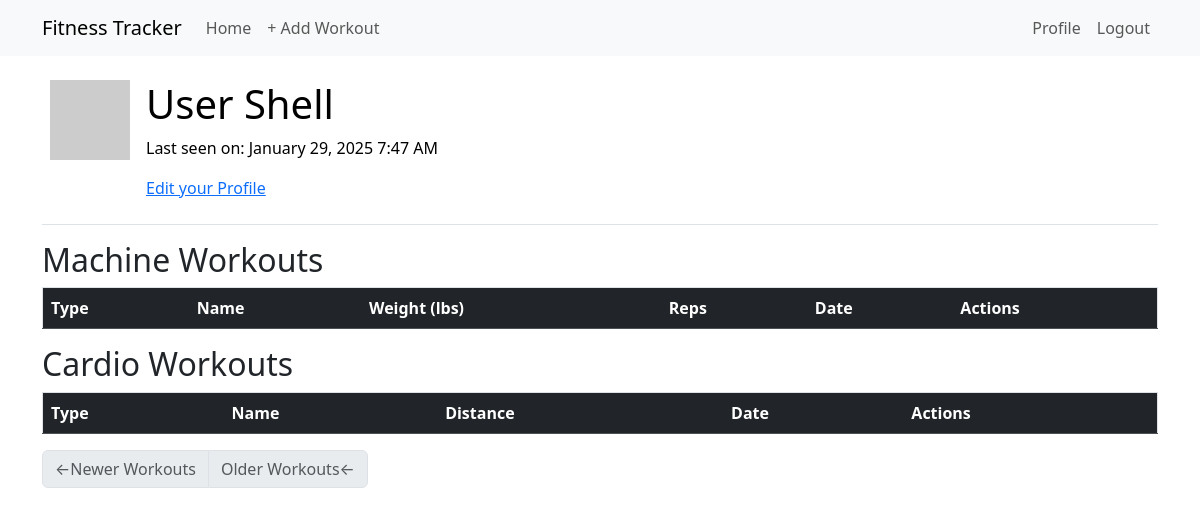
The page /user/Shell (signed in) on the database as committed earlier.
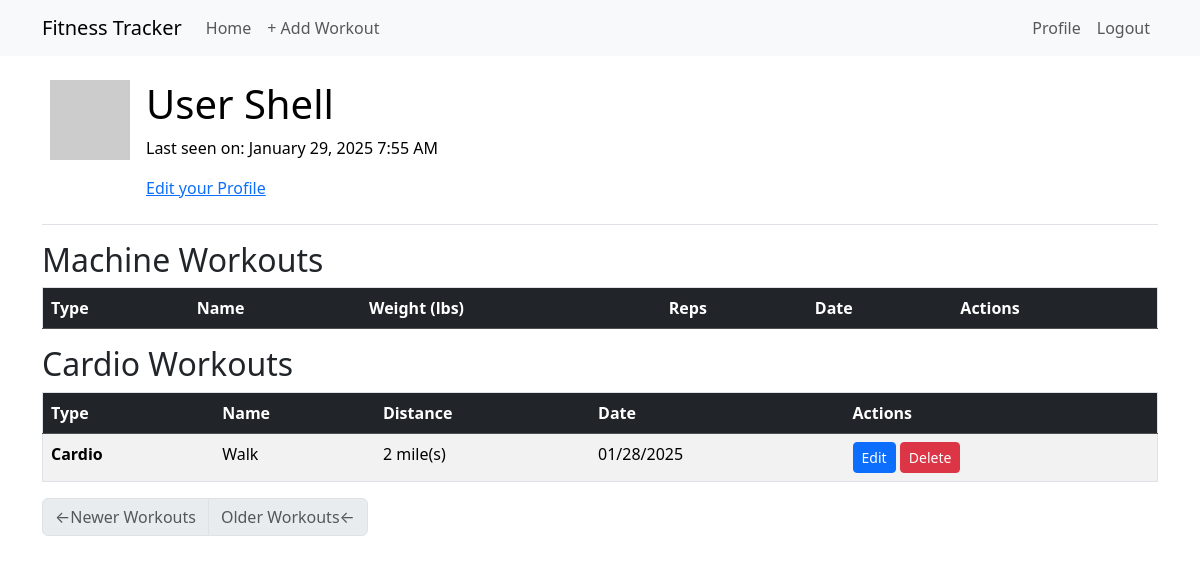
The same page on the database as committed later.
### app/models.py (models this page shows, shortened)
class User(UserMixin, db.Model):
    id: Mapped[int] = mapped_column(primary_key=True)
    username: Mapped[str] = mapped_column(String(64), index=True, unique=True)
    email: Mapped[str] = mapped_column(String(120), index=True, unique=True)
    password_hash: Mapped[Optional[str]] = mapped_column(String(256))
    workouts: Mapped[List['Workout']] = relationship(back_populates='user', lazy='dynamic')
    about_me: Mapped[Optional[str]] = mapped_column(String(140))
    last_seen: Mapped[Optional[datetime]] = mapped_column(
        default=lambda: datetime.now(timezone.utc))
    def avatar(self, size):
        digest = md5(self.email.lower().encode('utf-8')).hexdigest()
        return f'https://www.gravatar.com/avatar/{digest}?d=identicon&s={size}'

class CardioExercise(db.Model):
    id: Mapped[int] = mapped_column(primary_key=True)
    name: Mapped[str] = mapped_column(String(64), index=True)
    distance: Mapped[int] = mapped_column(Integer, nullable=False, default=0)
    workouts: Mapped[List['Workout']] = relationship(secondary='workout_cardio_exercise', back_populates='cardio_exercises')

class Workout(db.Model):
    id: Mapped[int] = mapped_column(primary_key=True)
    date: Mapped[datetime] = mapped_column(index=True, default=lambda: datetime.now(timezone.utc))
    user_id: Mapped[int] = mapped_column(ForeignKey(User.id), index=True)
    user: Mapped[User] = relationship(back_populates='workouts')
    machine_exercises: Mapped[List["MachineExercise"]] = relationship(secondary='workout_machine_exercise', back_populates="workouts")
    cardio_exercises: Mapped[List["CardioExercise"]] = relationship(secondary='workout_cardio_exercise', back_populates="workouts")

### app/routes.py (the view)
@app.route('/user/<username>')
@login_required
def user(username):
    if not current_user.is_authenticated:
        return redirect(url_for('index'))
    page = request.args.get('page', 1, type=int)
    user = db.first_or_404(sa.select(User).where(User.username == username))
    query = user.workouts.order_by(Workout.date.desc())
    workouts = db.paginate(query, page=page, per_page=app.config['WORKOUTS_PER_PAGE'], error_out=False)
    next_url = url_for('user', username=username, page=workouts.next_num) \
        if workouts.has_next else None
    prev_url = url_for('user', username=username, page=workouts.prev_num) \
        if workouts.has_prev else None
    return render_template('user.html', user=current_user, workouts=workouts.items, next_url=next_url, prev_url=prev_url)

### app/models.py (called while the page is built)
@login.user_loader
def load_user(id):
    return db.session.get(User, int(id))

### app/routes.py (called while the page is built)
@app.before_request
def before_request():
    if current_user.is_authenticated:
        current_user.last_seen = datetime.now(timezone.utc)
        db.session.commit()

### app/templates/user.html (shortened to what this page needs)
{% extends "base.html" %} {% block content %}
<table class="table table-hover">
  <tr>
    <td width="64px"><img src="{{ user.avatar(64) }}" /></td>
    <td>
      <h1>User {{ user.username }}</h1>
      {% if user.last_seen %}<p>Last seen on: {{ moment(user.last_seen).format('LLL') }}</p>{% endif %}
      {% if user == current_user %}
      <p><a href="{{ url_for('edit_profile') }}">Edit your Profile</a></p>
      {% endif %}
    </td>
  </tr>
</table>
{% include '_workout.html' %}
<nav aria-label="Post navigation">
  <ul class="pagination">
    <li class="page-item{% if not prev_url %} disabled{% endif %}">
      <a class="page-link" href="{{ prev_url }}">
        <span aria-hidden="true">&larr;</span>Newer Workouts
      </a>
    </li>
    <li class="page-item{% if not next_url %} disabled{% endif %}">
      <a class="page-link" href="{{ next_url }}">
        Older Workouts<span aria-hidden="true">&larr;</span>
      </a>
    </li>
  </ul>
</nav>
{% endblock %}

### app/templates/base.html (shortened to what this page needs)
<!doctype html>
<html lang="en">
  <head>
    <link
        href="https://cdn.jsdelivr.net/npm/bootstrap@5.3.2/dist/css/bootstrap.min.css"
        rel="stylesheet"
>
  </head>
  <body>
    <nav class="navbar navbar-expand-lg bg-body-tertiary">
      <div class="container">
        <a class="navbar-brand" href="{{ url_for('index') }}">Fitness Tracker</a>
        <div class="collapse navbar-collapse" id="navbarSupportedContent">
          <ul class="navbar-nav me-auto mb-2 mb-lg-0">
            <li class="nav-item">
              <a class="nav-link" aria-current="page" href="{{ url_for('index') }}">Home</a>
            </li>
            <li class="nav-item">
              <a class="nav-link" aria-current="page" href="{{ url_for('create_workout') }}">+ Add Workout</a>
            </li>
          </ul>
          <ul class="navbar-nav mb-2 mb-lg-0">
            {% if current_user.is_anonymous %}
            <li class="nav-item">
              <a class="nav-link" aria-current="page" href="{{ url_for('login') }}">Login</a>
            </li>
            {% else %}
            <li class="nav-item">
              <a class="nav-link" aria-current="page" href="{{ url_for('user', username=current_user.username) }}">Profile</a>
            </li>
            <li class="nav-item">
              <a class="nav-link" aria-current="page" href="{{ url_for('logout') }}">Logout</a>
            </li>
            {% endif %}
          </ul>
        </div>
      </div>
    </nav>
    <div class="container mt-3">
      {% block content %}{% endblock %}
    </div>
  </body>
</html>

### app/templates/_workout.html (shortened to what this page needs)
<div class="table-responsive">
  <h2>Machine Workouts</h2>
  <table class="table table-striped table-hover border">
    <thead class="table-dark">
      <tr>
        <th scope="col">Type</th>
        <th scope="col">Name</th>
        <th scope="col">Weight (lbs)</th>
        <th scope="col">Reps</th>
        <th scope="col">Date</th>
        <th scope="col">Actions</th>
      </tr>
    </thead>
  </table>
  <h2>Cardio Workouts</h2>
  <table class="table table-striped table-hover border">
    <thead class="table-dark">
      <tr>
        <th scope="col">Type</th>
        <th scope="col">Name</th>
        <th scope="col">Distance</th>
        <th scope="col">Date</th>
        <th scope="col">Actions</th>
      </tr>
    </thead>
    <tbody>
      {% for workout in workouts %}
        {% for cardio in workout.cardio_exercises %}
        <tr>
          <td><strong>Cardio</strong></td>
          <td>{{ cardio.name }}</td>
          <td>{{ cardio.distance }} mile(s)</td>
          <td>{{ moment(workout.date, local=True).format('L') }}</td>
          <td>
            <a href="{{ url_for('edit_workout', workout_id=workout.id) }}"
               class="btn btn-primary btn-sm">
              Edit
            </a>
            <a href="{{ url_for('delete_workout', workout_id=workout.id) }}"
               class="btn btn-danger btn-sm">
              Delete
            </a>
          </td>
        </tr>
        {% endfor %}
      {% endfor %}
    </tbody>
  </table>
</div>

Rows that differ between the two databases and show on the page:
changed User "Shell": last_seen "January 29, 2025 7:47 AM" → "January 29, 2025 7:55 AM"
added Workout: date "01/28/2025"
added CardioExercise: name "Walk", distance "2"
